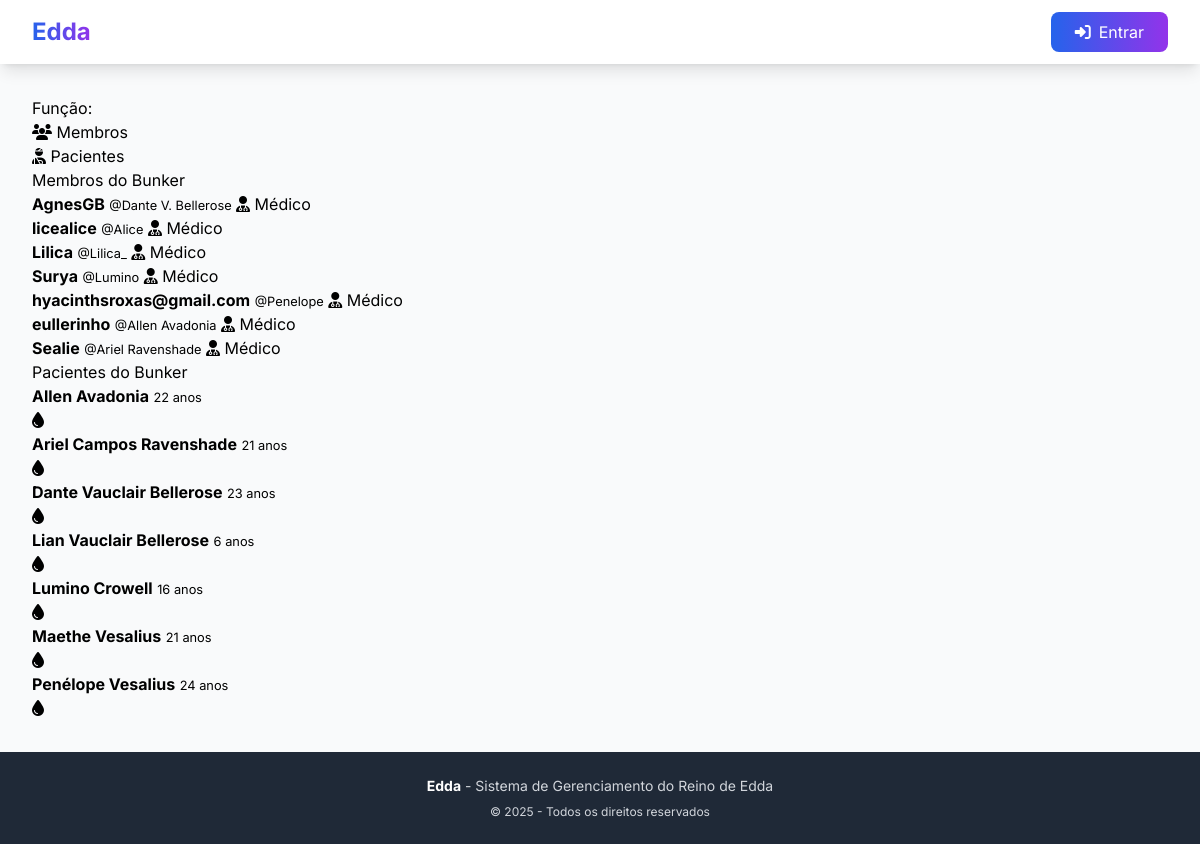
Page /cidades/10/ on the committed database.
### medsystem/core/models.py (models this page shows, shortened)
class Usuario(AbstractUser):
    TIPO_CHOICES = [
        ('MED', 'Médico'),
        ('OUT', 'Outro'),
        ('ADM', 'Administrador'),
    ]
    nickname = models.CharField(max_length=100)
    tipo = models.CharField(max_length=3, choices=TIPO_CHOICES, default='OUT')
    cidade = models.ForeignKey('Cidade', on_delete=models.SET_NULL, null=True, blank=True)

class Paciente(models.Model):
    STATUS_CHOICES = [
        ('ESTAVEL', 'Estável'),
        ('TRATAMENTO', 'Em Tratamento'),
        ('CRONICO', 'Tratamento Crônico'),
        ('OBITO', 'Óbito'),
    ]
    AFINIDADE = [
        ('fo', 'Fogo'),
        ('ra', 'Raio'),
        ('cu', 'Cura'),
        ('na', 'Natureza'),
        ('ag', 'Água'),
        ('ge', 'Gelo'),
        ('sa', 'Sangue'),
        ('ev', 'Evocação'),
        ('va', 'Vazio'),
        ('nn', 'Nenhuma'),
    ]
    nome = models.CharField(max_length=200)
    idade = models.PositiveIntegerField(verbose_name="Idade")
    raca = models.ManyToManyField(Raca, related_name='racas')
    afinidade = models.CharField(max_length=2, choices=AFINIDADE, blank=True)
    fay_normal = models.CharField(max_length=100, blank=True, null=True, verbose_name="Fay Normal", help_text="Tipo de Fay predominante ou natural do paciente")
    cidade = models.ForeignKey(Cidade, on_delete=models.CASCADE, related_name='pacientes')
    status = models.CharField(max_length=10, choices=STATUS_CHOICES, default='ESTAVEL')
    contatos_emergencia = models.TextField(blank=True, verbose_name="Contatos de Emergência", help_text="Nomes e informações de contato de emergência")
    observacoes = models.TextField(blank=True)
    doencas = models.ManyToManyField(Doenca, through='Diagnostico', related_name='pacientes')
    class Meta:
        ordering = ['cidade__nome', 'nome']
        verbose_name_plural = "Pacientes"

### medsystem/core/views.py (the view)
# urls.py: path('cidades/<int:pk>/', BunkerDetailView.as_view(), name='bunker-detail'),
class BunkerDetailView(DetailView):
    model = Cidade
    template_name = 'core/bunker_detail.html'
    def get_context_data(self, **kwargs):
        context = super().get_context_data(**kwargs)
        context['membros'] = Usuario.objects.filter(cidade=self.object)
        context['pacientes'] = Paciente.objects.filter(cidade=self.object).only('nome', 'idade')
        return context

### medsystem/core/context_processors.py (called while the page is built)
def medico_context(request):
    is_medico = request.user.is_authenticated and request.user.tipo == 'MED'
    is_admin = request.user.is_authenticated and request.user.tipo == 'ADM'
    return {
        'is_medico': is_medico,
        'is_admin': is_admin,
        'is_medico_or_admin': is_medico or is_admin
    }

### medsystem/core/templates/core/bunker_detail.html (shortened to what this page needs)
{% extends 'core/base.html' %}
{% block content %}
<section class="section">
    <div class="container">
        <div class="box">
            <h2 class="subtitle">Função: {{ bunker.funcao }}</h2>
            <div class="tabs is-boxed">
                <ul>
                    <li class="is-active" data-tab="membros">
                        <a>
                            <span class="icon is-small"><i class="fas fa-users"></i></span>
                            <span>Membros</span>
                        </a>
                    </li>
                    <li data-tab="pacientes">
                        <a>
                            <span class="icon is-small"><i class="fas fa-user-injured"></i></span>
                            <span>Pacientes</span>
                        </a>
                    </li>
                </ul>
            </div>
            <div id="membros" class="tab-content is-active">
                <h3 class="title is-4">Membros do Bunker</h3>
                <div class="columns is-multiline">
                    {% for membro in membros %}
                    <div class="column is-4">
                        <div class="box">
                            <article class="media">
                                <div class="media-content">
                                    <div class="content">
                                        <p>
                                            <strong>{{ membro.username }}</strong>
                                            <small>@{{ membro.nickname }}</small>
                                            {% if membro.tipo == 'MED' %}
                                            <span class="tag is-success is-light">
                                                <span class="icon">
                                                    <i class="fas fa-user-md"></i>
                                                </span>
                                                <span>Médico</span>
                                            </span>
                                            {% endif %}
                                        </p>
                                    </div>
                                </div>
                            </article>
                        </div>
                    </div>
                    {% empty %}
                    <div class="column">
                        <div class="notification is-warning">
                            Nenhum membro neste bunker.
                        </div>
                    </div>
                    {% endfor %}
                </div>
            </div>
            <div id="pacientes" class="tab-content">
                <h3 class="title is-4">Pacientes do Bunker</h3>
                <div class="columns is-multiline">
                    {% for paciente in pacientes %}
                    <div class="column is-4">
                        <div class="box">
                            <article class="media">
                                <div class="media-content">
                                    <div class="content">
                                        <p>
                                            <strong>{{ paciente.nome }}</strong>
                                            <small>{{ paciente.idade }} anos</small>
                                            <br>
                                            <span class="tag is-danger is-light">
                                                <span class="icon">
                                                    <i class="fas fa-tint"></i>
                                                </span>
                                            </span>
                                        </p>
                                    </div>
                                </div>
                            </article>
                        </div>
                    </div>
                    {% empty %}
                    <div class="column">
                        <div class="notification is-warning">
                            Nenhum paciente neste bunker.
                        </div>
                    </div>
                    {% endfor %}
                </div>
            </div>
        </div>
    </div>
</section>
{% endblock %}

### medsystem/core/templates/core/base.html (style rules this page uses)
body { font-family: 'Inter', sans-serif; }

### rows in the picture
Usuario: username "AgnesGB", nickname "Dante V. Bellerose", tipo "MED" (drawn)
Usuario: username "licealice", nickname "Alice", tipo "MED" (drawn)
Usuario: username "Lilica", nickname "Lilica_", tipo "MED" (drawn)
Usuario: username "Surya", nickname "Lumino", tipo "MED" (drawn)
Usuario: username "hyacinthsroxas@gmail.com", nickname "Penelope", tipo "MED" (drawn)
Usuario: username "eullerinho", nickname "Allen Avadonia", tipo "MED" (drawn)
Usuario: username "Sealie", nickname "Ariel Ravenshade", tipo "MED" (drawn)
Paciente: nome "Allen Avadonia", idade "22"
Paciente: nome "Ariel Campos Ravenshade", idade "21"
Paciente: nome "Dante Vauclair Bellerose", idade "23"
Paciente: nome "Lian Vauclair Bellerose", idade "6"
Paciente: nome "Lumino Crowell", idade "16"
Paciente: nome "Maethe Vesalius", idade "21"
Paciente: nome "Penélope Vesalius", idade "24"
